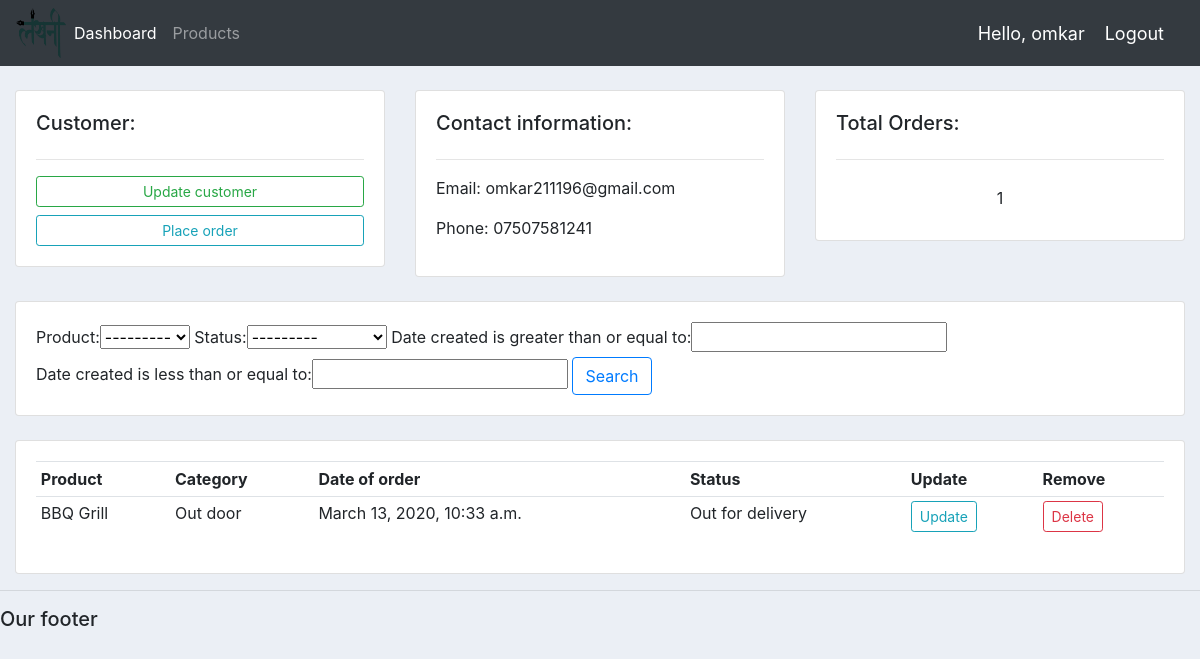
The page /customer/3/ (signed in) on the database its author committed.
### accounts/models.py (models this page shows, shortened)
class Customer(models.Model):
    user = models.OneToOneField(User, null=True, blank=True, on_delete = models.CASCADE)
    name = models.CharField(max_length=200, null=True)
    phone = models.CharField(max_length=200, null=True)
    email = models.CharField(max_length=200, null=True)
    profile_pic = models.ImageField(default="profile.png", null=True, blank=True)
    date_created = models.DateTimeField(auto_now_add=True, null=True)

class Order(models.Model):
    STATUS = (
        ('Pending', 'Pending'),
        ('Out for delivery', 'Out for delivery'),
        ('Delivered', 'Delivered'),
    )
    customer = models.ForeignKey(Customer, null=True, on_delete = models.SET_NULL)
    product = models.ForeignKey(Product, null=True, on_delete = models.SET_NULL)
    date_created = models.DateTimeField(auto_now_add=True, null=True)
    status = models.CharField(max_length=200, null=True, choices=STATUS)

class Product(models.Model):
    CATEGORY = (
        ('In door', 'In door'),
        ('Out door', 'Out door'),
    )
    name = models.CharField(max_length=200, null=True)
    price = models.FloatField(null=True)
    category = models.CharField(max_length=200, null=True, choices=CATEGORY)
    description = models.CharField(max_length=200, null=True, blank=True)
    date_created = models.DateTimeField(auto_now_add=True, null=True)
    tags = models.ManyToManyField(Tag)
    def __str__(self):
        return self.name

### accounts/decorators.py (the view)
        def wrapper_func(request, *args, **kwargs):
            group = None
            if request.user.groups.exists():
                group = request.user.groups.all()[0].name
            if group in allowed_roles:
                return view_func(request, *args, **kwargs)
            else:
                return HttpResponse("You're not authorized to view this page")

### accounts/views.py (called while the page is built)
@login_required(login_url='login')
@allowed_users(allowed_roles=['admin'])
def customer(request, pk):
    customer = Customer.objects.get(id=pk)
    orders = customer.order_set.all()
    order_count = orders.count()
    myFilter = OrderFilter(request.GET, queryset=orders)
    orders = myFilter.qs
    context = {
        'customer': customer,
        'orders': orders,
        'order_count': order_count,
        'myFilter': myFilter,
    }
    return render(request, 'accounts/customer.html', context)

### accounts/templates/accounts/customer.html (shortened to what this page needs)
{% extends 'accounts/main.html' %}
{% block content %}
<br>
<div class="row">
  <div class="col-md">
    <div class="card card-body">
      <h5>Customer:</h5>
      <hr>
      <a class="btn btn-outline-success btn-sm btn-block" href="#">Update customer</a>
      <a class="btn btn-outline-info btn-sm btn-block" href="{% url 'create_order' customer.id %}">Place order</a>
    </div>
  </div>
  <div class="col-md">
    <div class="card card-body">
      <h5>Contact information:</h5>
      <hr>
      <p>Email: {{ customer.email }}</p>
      <p>Phone: {{ customer.phone }}</p>
    </div>
  </div>
  <div class="col-md">
    <div class="card card-body">
      <h5>Total Orders:</h5>
      <hr>
      <h style="text-align: center;padding: 10px">{{ order_count }}</h>
    </div>
  </div>
</div>
  <br>
  <div class="row">
    <div class="col">
      <div class="card card-body">
        <form method="GET">
          {{ myFilter.form }}
          <button class="btn btn-outline-primary" type="submit">Search</button>
        </form>
      </div>
    </div>
  </div>
<br>
<div class="row">
  <div class="col-md">
    <div class="card card-body">
      <table class="table table-sm">
        <tr>
          <th>Product</th>
          <th>Category</th>
          <th>Date of order</th>
          <th>Status</th>
          <th>Update</th>
          <th>Remove</th>
        </tr>
        {% for order in orders %}
        <tr>
          <td>{{ order.product }}</td>
          <td>{{ order.product.category }}</td>
          <td>{{ order.date_created }}</td>
          <td>{{ order.status }}</td>
          <td><a class="btn btn-sm btn-outline-info" href="{% url 'update_order' order.id %}">Update</a></td>
          <td><a class="btn btn-sm btn-outline-danger" href="{% url 'delete_order' order.id %}">Delete</a></td>
        </tr>
        {% endfor %}
      </table>
    </div>
  </div>
</div>
{% endblock content %}

### accounts/templates/accounts/navbar.html (shortened to what this page needs)
{% load static %}
<nav class="navbar navbar-expand-lg navbar-dark bg-dark">
  <img src="{% static 'images/logo.png' %}" width="50px" height="50px">
  <div class="collapse navbar-collapse" id="navbarNav">
    <ul class="navbar-nav">
      {% if request.user.is_staff %}
      <li class="nav-item active">
        <a class="nav-link" href="{% url 'home' %}">Dashboard</a>
      </li>
      <li class="nav-item">
        <a class="nav-link" href="{% url 'products' %}">Products</a>
      </li>
      {% else %}
      <li class="nav-item">
        <a class="nav-link" href="{% url 'account' %}">Settings</a>
      </li>
      {% endif %}
    </ul>
  </div>
  <span class="hello-msg">Hello, {{request.user}}</span>
  <span><a class="hello-msg" href="{% url 'logout' %}">Logout</a></span>
</nav>

### static/css/main.css (style rules this page uses)
body { background-color: #ebeff5; }

### accounts/templates/accounts/navbar.html (style rules this page uses)
.hello-msg { font-size: 18px; color: #fff; margin-right: 20px; }

### rows shown on the page
Customer: email "omkar211196@gmail.com", phone "07507581241"
Order: product "BBQ Grill", product.category "Out door", date_created "March 13, 2020, 10:33 a.m.", status "Out for delivery"

### other values the page prints
{{ request.user }} "omkar"
{{ order_count }} "1"
